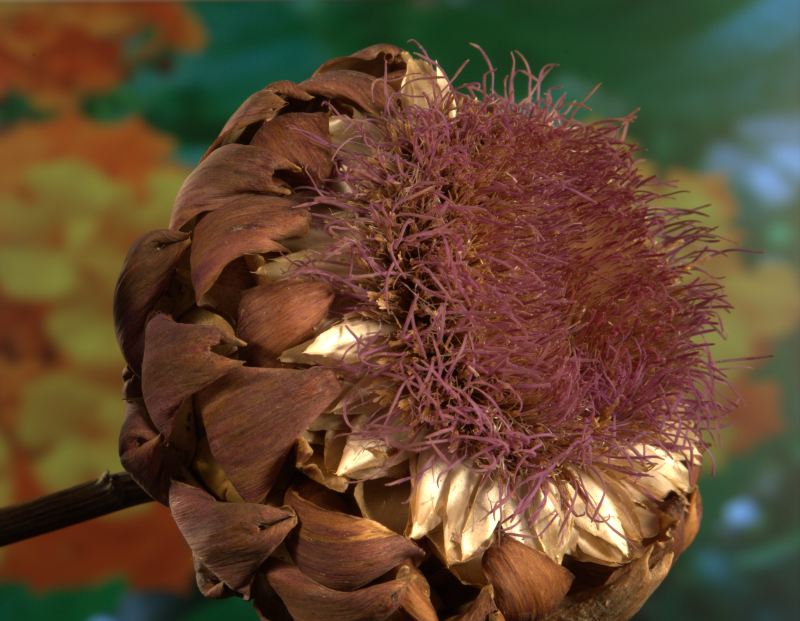
#> input picture GT11.png, 800 x 621 px
$ jupyter execute --allow-errors Bayesian_Matting_18110031.ipynb   (older library calls are emulated)
#> lines starting #> are read from the running program, lines starting #| are printed output that depends on the picture; after the words box and inside, x2 and y2 are one past the last pixel; in counts of white or black regions, pixels touching at a corner belong together
#> further down, im_true1 is the input picture: shape (621, 800, 3); mean R, G, B 95.8, 70.9, 47.4
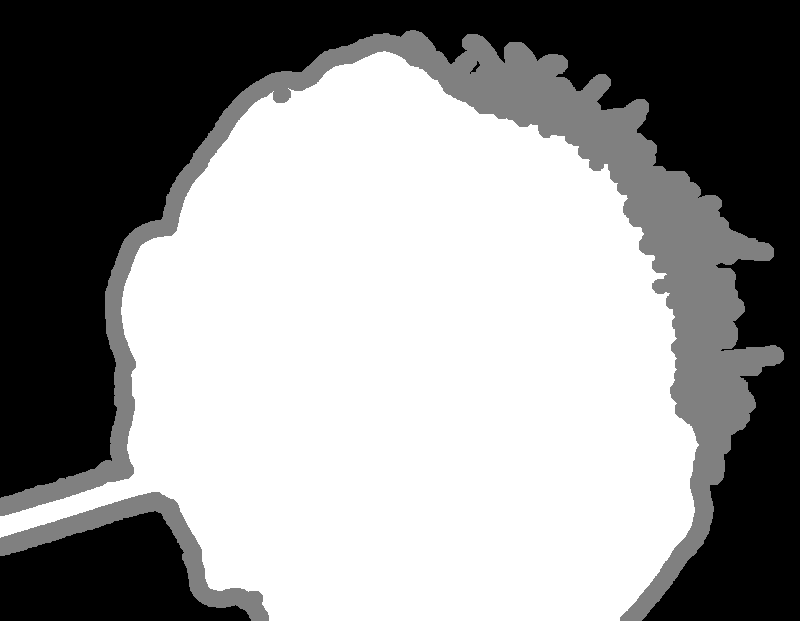
#> input picture GT11_Trimap.png, 800 x 621 px
#> further down, im_trimap1 is the input picture: shape (621, 800, 3); min 0, max 255, mean 147.4
[cell 1]
# Importing all the important libraries which we require later
import matplotlib.pyplot as plt
import numpy as np
import scipy
import scipy.misc
import pandas as pd
import cv2
import imageio
from sklearn.mixture import GaussianMixture
from sklearn import preprocessing

from numba import jit

Ochard-Boumann Clustering Algorithm(Taken from Marco-Forte Github Repositery)

[cell 2]
# The below clustering code is Ochard - Boumann Clsutering Algorithm
class Node(object):

    # [43 lines left out: functions __init__, clustFunc, split, not called in this run]

The *matlab_style_gauss2d* funtion provides with gausssian weights to account for the contribution of nearby pixels in a window. Deciding the pixels which are unkonwn is the tough job which we will do coming steps

[cell 3]
# [13 lines left out: function matlab_style_gauss2d, not called in this run]

The *get_window* function provides with moving window of pixels to analyse for. This window will further be broken down to clusters using the above mentioned clustering algorithm.

N rectangukar neighbour dimensions, Window which iterates through the images for calculating F,B and alpha

[cell 4]
# [16 lines left out: function get_window, not called in this run]

The *solve* function here takes the input as mean and variance of clusters and returns the Foreground, Background and alpha values.
Now for the given pixel C which is input we have to maximize log likelihoods and we have discussed mathematics in report that why should we maximize log likelihoods

#> (a cell that did not finish here is left out)

The *bayesian_matte* function take input as the image and trimap. The value of N is the size of window allowed. To reduce the running time we have set N to 75. Sigma is considered as 8 (suggested by paper). This function will return the predicted alpha.

[cell 6]
def bayesian_matte(img, trimap, sigma=8, N=75, minN=10):

#> called with sigma = 8, N = 75, minN = 10
    img = img/255 # Dividing by 255 so that we normalize or bring all color columns from 0 > 1
    h,w,c = img.shape # h > height, w > width , c > color [R,G,B] matrix
#> h = 621; w = 800; c = 3
    alpha = np.zeros((h,w)) # Matri
    fg_mask = trimap == 255 # masking the foreground(white) values
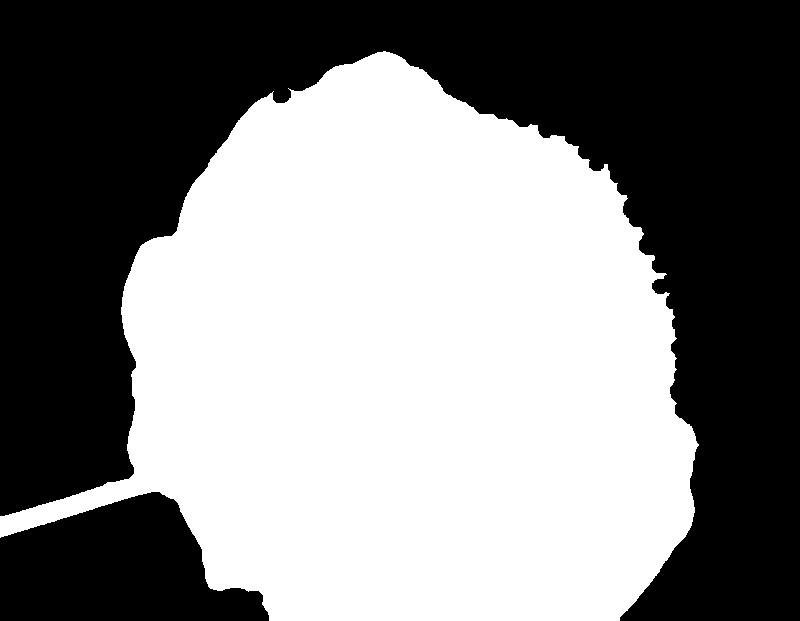
#> fg_mask: shape (621, 800, 3) bool; 51.5% white; 2 black regions, box (x1, y1, x2, y2) and area: (0, 0, 800, 621) 217011, (0, 492, 269, 621) 23701
    bg_mask = trimap == 0 # masking the background(black) values
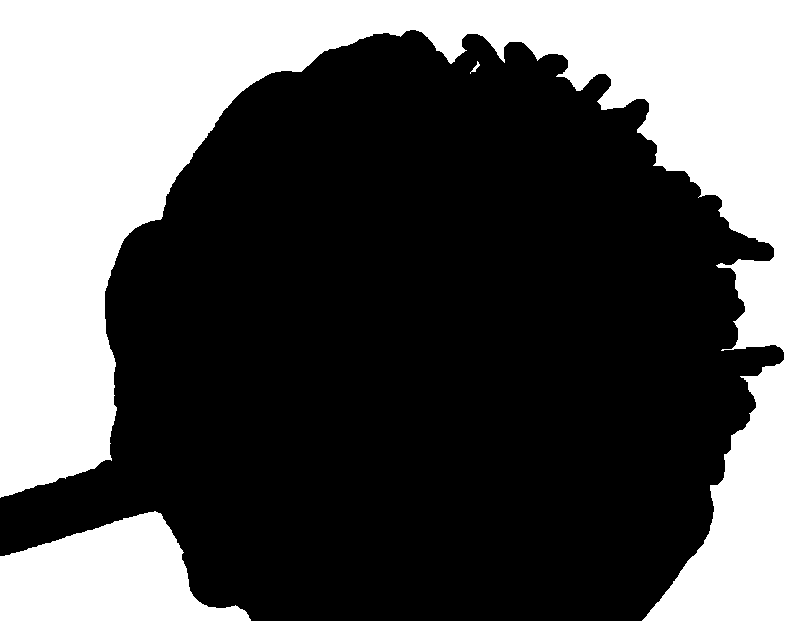
#> bg_mask: shape (621, 800, 3) bool; 36% white; 3 white regions, box (x1, y1, x2, y2) and area: (0, 0, 800, 621) 161337, (0, 511, 251, 621) 17407, (470, 61, 480, 74) 38

    unknown_mask = True ^ np.logical_or(fg_mask, bg_mask)# seperating those whose values (opacity) is unknown.
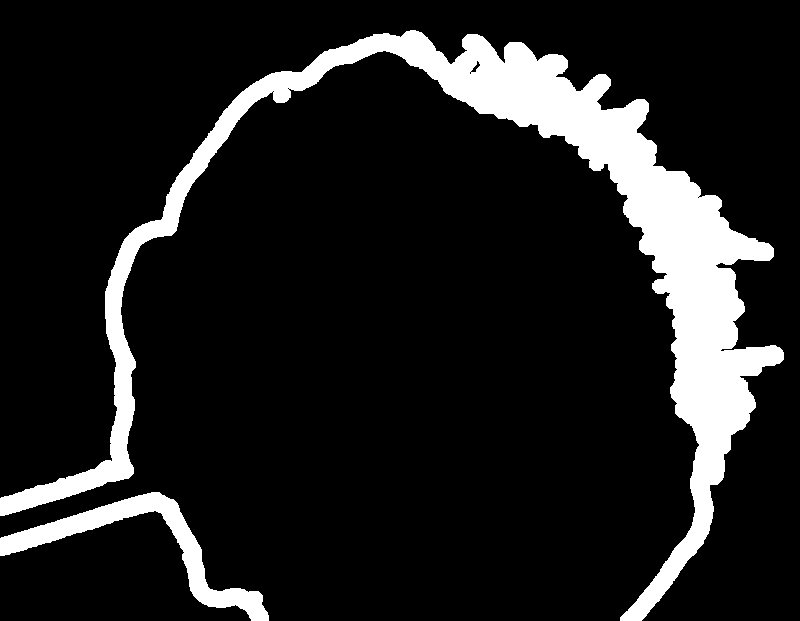
#> unknown_mask: shape (621, 800, 3) bool; 12.5% white; 2 white regions, box (x1, y1, x2, y2) and area: (0, 30, 784, 621) 55636, (0, 492, 269, 621) 6294

    #repeating the values for all three channels
    fg = img*np.repeat(fg_mask[:, :, np.newaxis], 3, axis=2)
    bg = img*np.repeat(bg_mask[:, :, np.newaxis], 3, axis=2)

    # calculating gaussian weights
    gaussian_weights = matlab_style_gauss2d((N, N), sigma)
    gaussian_weights = gaussian_weights/np.max(gaussian_weights)

    alpha[fg_mask] = 1 # assigning alpha as 1 to know foreground pixels
    alpha[unknown_mask] = np.nan # assigning alpha as nan to unknow pixels
    num_Unk = np.sum(unknown_mask) #total number of unknown alphas


    unkreg = unknown_mask
    kernel = np.ones((3, 3))
    n=1

    #looping over the unknown pixels
    while(n<num_Unk):
        unkreg = cv2.erode(unkreg.astype(np.uint8), kernel, iterations=1) # sharping edges will increase the know values and manage zero values
        unkpixels = np.logical_and(np.logical_not(unkreg), unknown_mask) # matrix of unknown pixels

        Y, X = np.nonzero(unkpixels) #extract the indices of nonzero values

        # iterating over the each of unknown pixel
        for i in range(Y.shape[0]):
            y, x = Y[i], X[i]
            p = img[y,x]

            # defining a moving window surrounding (x,y) pixel
            a = get_window(alpha[:, :, np.newaxis], x, y, N)[:, :, 0]

            # Take surrounding foreground pixels
            f_pixels = get_window(fg, x, y, N)
            # Calcuating weight for foreground
            f_weights = (a**2 * gaussian_weights).ravel()

            # Taking the reshape again
            f_pixels = np.reshape(f_pixels, (N*N, 3))
            # we have to convert all NAN to the zero
            posInds = np.nan_to_num(f_weights) > 0
            f_pixels = f_pixels[posInds, :]
            f_weights = f_weights[posInds]


            # Take surrounding background pixels
            b_pixels = get_window(bg, x, y, N)
            # Calcuating weight for background
            b_weights = ((1-a)**2 * gaussian_weights).ravel()

            b_pixels = np.reshape(b_pixels, (N*N, 3))
            posInds = np.nan_to_num(b_weights) > 0
            b_pixels = b_pixels[posInds, :]
            b_weights = b_weights[posInds]


            # if not enough data, return to it later...
            if len(f_weights) < minN or len(b_weights) < minN:
                continue

            # Partition foreground and background pixels to clusters (in a weighted manner)
            mu_f, sigma_f = clustFunc(f_pixels, f_weights)
            mu_b, sigma_b = clustFunc(b_pixels, b_weights)


            alpha_init = np.nanmean(a.ravel()) # doing 1-D matrix
            # Solve for F,B for all cluster pairs
            f, b, alphaT = solve(mu_f, sigma_f, mu_b, sigma_b, p, 0.01, alpha_init, 30, 1e-6) # Solving F, B for each cluster pair
            fg[y, x] = f.ravel() #updating the foreground (flattening the 2-D matrix to 1- D matrix)
            bg[y, x] = b.ravel() # updating the background (flattening the 2-D matrix to 1- D matrix)
            alpha[y, x] = alphaT # update value of alpha (also taking transpose accordingly)
            unknown_mask[y, x] = 0 #define the calculated unknown(y,x) as 0 to make way for next iterations
            n += 1

    return alpha

Predicted Examples as below on 11

[cell 7]
# Base Image
im_true1 = imageio.imread('GT11.png')
plt.imshow(im_true1)
plt.title("Base Image 1")
plt.show()

#
im_trimap1 = imageio.imread('GT11_Trimap.png')
plt.imshow(im_trimap1, cmap='gray')
plt.title("Trimap Image 1")
plt.show()

#> (the rest of this cell did not finish here and is left out)
